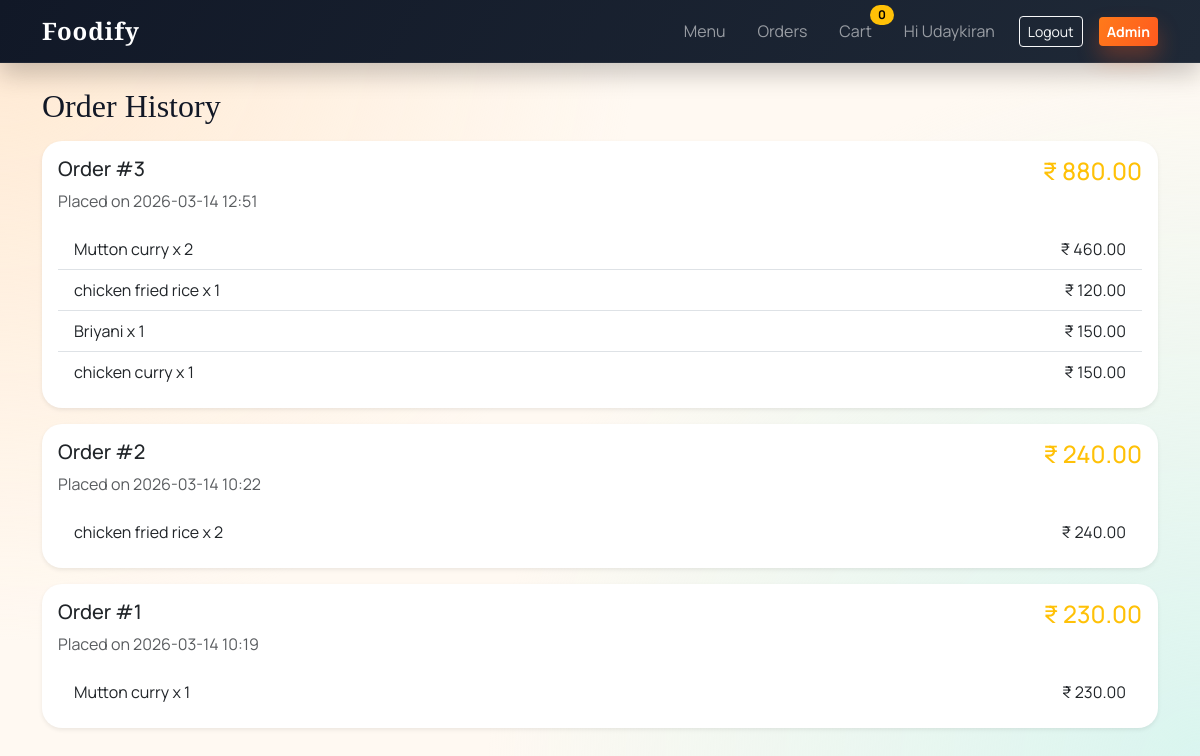
/orders (signed in), run on the app's committed database.
### tables this page shows
CREATE TABLE orders (
            id INTEGER PRIMARY KEY AUTOINCREMENT,
            user_id INTEGER NOT NULL,
            total_price REAL NOT NULL,
            date TEXT NOT NULL,
            FOREIGN KEY(user_id) REFERENCES users(id)
        );

CREATE TABLE order_items (
            id INTEGER PRIMARY KEY AUTOINCREMENT,
            order_id INTEGER NOT NULL,
            food_id INTEGER NOT NULL,
            quantity INTEGER NOT NULL,
            FOREIGN KEY(order_id) REFERENCES orders(id),
            FOREIGN KEY(food_id) REFERENCES food(id)
        );

CREATE TABLE food (
            id INTEGER PRIMARY KEY AUTOINCREMENT,
            name TEXT NOT NULL,
            price REAL NOT NULL,
            image TEXT
        );

### app.py (the view)
@app.route("/orders")
@login_required
def orders():
    db = get_db()
    orders_rows = db.execute(
        "SELECT * FROM orders WHERE user_id = ? ORDER BY id DESC",
        (session["user_id"],),
    ).fetchall()
    order_items = {}
    for order in orders_rows:
        items = db.execute(
            """
            SELECT food.name, food.price, order_items.quantity
            FROM order_items
            JOIN food ON order_items.food_id = food.id
            WHERE order_items.order_id = ?
            """,
            (order["id"],),
        ).fetchall()
        order_items[order["id"]] = items
    return render_template("orders.html", orders=orders_rows, order_items=order_items, admin_view=False)

### app.py (called while the page is built, shortened)
@app.template_filter("format_inr")
def format_inr(value):
    try:
        return f"{float(value):,.2f}"
    except (TypeError, ValueError):
        return "0.00"

def get_db():
    if "db" not in g:
        conn = sqlite3.connect(config.DB_PATH)
        conn.row_factory = sqlite3.Row
        g.db = conn
    return g.db

def normalize_food_images():
    db = get_db()
    rows = db.execute("SELECT id, image FROM food").fetchall()
    for row in rows:
        raw = row["image"] or ""
        normalized = raw.replace("\\", "/").lstrip("/")
        if normalized.startswith("static/"):
            normalized = normalized[len("static/") :]
        if normalized != raw:
            db.execute("UPDATE food SET image = ? WHERE id = ?", (normalized, row["id"]))
    db.commit()

def seed_default_foods():
    import os
    def pick_image(base_name: str):
        images_dir = os.path.join(app.root_path, "static", "images")
        for ext in (".jpg", ".jpeg", ".png", ".webp", ".svg"):
            filename = f"{base_name}{ext}"
            if os.path.exists(os.path.join(images_dir, filename)):
                return f"images/{filename}"
        return f"images/{base_name}.svg"
    db = get_db()
    row = db.execute("SELECT COUNT(*) AS count FROM food").fetchone()
    if row and row["count"] > 0:
        return

@app.before_request
def ensure_db():
    init_db()
    normalize_food_images()
    backfill_default_images()
    seed_default_foods()

def login_required(view):
    @wraps(view)
    def wrapper(*args, **kwargs):
        if not session.get("user_id"):
            return redirect(url_for("login"))
        return view(*args, **kwargs)
    return wrapper

### templates/orders.html (shortened to what this page needs)
{% extends 'layout.html' %}
{% block content %}
<h2 class="mb-3">Order History</h2>
{% for order in orders %}
  <div class="card mb-3 shadow-sm">
    <div class="card-body">
      <div class="d-flex justify-content-between flex-wrap">
        <div>
          <h5 class="card-title">Order #{{ order.id }}</h5>
          <p class="text-muted">Placed on {{ order.date }}</p>
        </div>
        <div class="text-end">
          <h4 class="text-warning">&#8377; {{ order.total_price|format_inr }}</h4>
        </div>
      </div>
      <ul class="list-group list-group-flush">
        {% for item in order_items[order.id] %}
          <li class="list-group-item d-flex justify-content-between">
            <span>{{ item.name }} x {{ item.quantity }}</span>
            <span>&#8377; {{ (item.price * item.quantity)|format_inr }}</span>
          </li>
        {% endfor %}
      </ul>
    </div>
  </div>
{% else %}
  <p class="text-muted">No orders yet.</p>
{% endfor %}
{% endblock %}

### static/css/style.css (style rules this page uses)
:root { --ink: #121826; --muted: #6b7280; --paper: #fff9f2; --surface: #ffffff; --accent: #ff7a1a; --accent-strong: #ff5a1f; --accent-soft: #ffe0c4; --teal: #0f766e; --shadow: 0 18px 40px rgba(18, 24, 38, 0.12); }
body { background: radial-gradient(circle at top left, #ffe9d2 0%, transparent 45%), radial-gradient(circle at bottom right, #d9f5ef 0%, transparent 50%), var(--paper); font-family: "Manrope", sans-serif; color: var(--ink); }
h1, h2, h3, .display-5 { font-family: "Playfair Display", serif; color: var(--ink); }
.card { border: none; border-radius: 20px; box-shadow: var(--shadow); }

### data on the page
orders: id "3", date "2026-03-14 12:51", total_price "880.00"
order_items: name "Mutton curry", quantity "2"
food: (item.price*item.quantity)|format_inr "460.00", (item.price*item.quantity)|format_inr "230.00"
order_items: name "chicken fried rice", quantity "1"
food: (item.price*item.quantity)|format_inr "120.00", (item.price*item.quantity)|format_inr "240.00"
order_items: name "Briyani", quantity "1"
food: (item.price*item.quantity)|format_inr "150.00"
order_items: name "chicken curry", quantity "1"
food: (item.price*item.quantity)|format_inr "150.00"
orders: id "2", date "2026-03-14 10:22", total_price "240.00"
order_items: name "chicken fried rice", quantity "2"
orders: id "1", date "2026-03-14 10:19", total_price "230.00"
order_items: name "Mutton curry", quantity "1"

### other printed values
{{ cart_count }} "0"
{{ current_user }} "Udaykiran"
